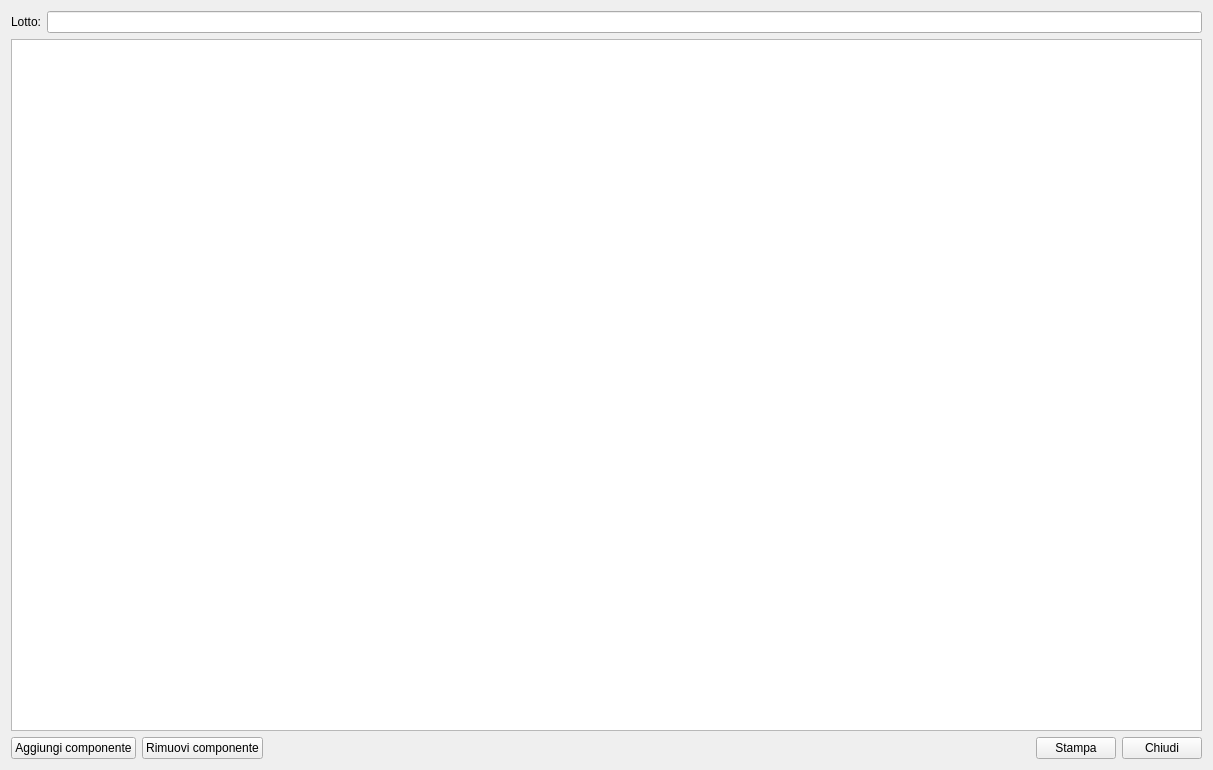
<?xml version="1.0" encoding="UTF-8"?>
<ui version="4.0">
 <class>HComposizioneLotto</class>
 <widget class="QWidget" name="HComposizioneLotto">
  <property name="windowModality">
   <enum>Qt::WindowModal</enum>
  </property>
  <property name="geometry">
   <rect>
    <x>0</x>
    <y>0</y>
    <width>1213</width>
    <height>770</height>
   </rect>
  </property>
  <property name="windowTitle">
   <string>Dettagli Lotto</string>
  </property>
  <property name="windowIcon">
   <iconset resource="icons.qrc">
    <normaloff>:/Resources/Bar-chart64.png</normaloff>:/Resources/Bar-chart64.png</iconset>
  </property>
  <layout class="QVBoxLayout" name="verticalLayout_2">
   <item>
    <layout class="QVBoxLayout" name="verticalLayout">
     <item>
      <layout class="QHBoxLayout" name="horizontalLayout_2">
       <item>
        <widget class="QLabel" name="label">
         <property name="text">
          <string>Lotto:</string>
         </property>
        </widget>
       </item>
       <item>
        <widget class="QLineEdit" name="leDesc">
         <property name="readOnly">
          <bool>true</bool>
         </property>
        </widget>
       </item>
      </layout>
     </item>
     <item>
      <widget class="QTableView" name="tableView">
       <property name="editTriggers">
        <set>QAbstractItemView::NoEditTriggers</set>
       </property>
       <property name="alternatingRowColors">
        <bool>true</bool>
       </property>
       <property name="selectionMode">
        <enum>QAbstractItemView::SingleSelection</enum>
       </property>
       <property name="selectionBehavior">
        <enum>QAbstractItemView::SelectRows</enum>
       </property>
       <property name="sortingEnabled">
        <bool>true</bool>
       </property>
       <attribute name="verticalHeaderVisible">
        <bool>false</bool>
       </attribute>
      </widget>
     </item>
    </layout>
   </item>
   <item>
    <layout class="QHBoxLayout" name="horizontalLayout">
     <item>
      <widget class="QPushButton" name="pbAdd">
       <property name="text">
        <string>Aggiungi componente</string>
       </property>
       <property name="icon">
        <iconset resource="icons.qrc">
         <normaloff>:/Resources/Download.PNG</normaloff>:/Resources/Download.PNG</iconset>
       </property>
       <property name="iconSize">
        <size>
         <width>32</width>
         <height>32</height>
        </size>
       </property>
       <property name="checkable">
        <bool>false</bool>
       </property>
      </widget>
     </item>
     <item>
      <widget class="QPushButton" name="pbRemove">
       <property name="text">
        <string>Rimuovi componente</string>
       </property>
       <property name="icon">
        <iconset resource="icons.qrc">
         <normaloff>:/Resources/Upload.PNG</normaloff>:/Resources/Upload.PNG</iconset>
       </property>
       <property name="iconSize">
        <size>
         <width>32</width>
         <height>32</height>
        </size>
       </property>
      </widget>
     </item>
     <item>
      <spacer name="horizontalSpacer">
       <property name="orientation">
        <enum>Qt::Horizontal</enum>
       </property>
       <property name="sizeHint" stdset="0">
        <size>
         <width>40</width>
         <height>20</height>
        </size>
       </property>
      </spacer>
     </item>
     <item>
      <widget class="QPushButton" name="pbPrint">
       <property name="text">
        <string>Stampa</string>
       </property>
       <property name="icon">
        <iconset resource="icons.qrc">
         <normaloff>:/Resources/Printer-icon.png</normaloff>:/Resources/Printer-icon.png</iconset>
       </property>
       <property name="iconSize">
        <size>
         <width>32</width>
         <height>32</height>
        </size>
       </property>
      </widget>
     </item>
     <item>
      <widget class="QPushButton" name="pushButton_3">
       <property name="text">
        <string>Chiudi</string>
       </property>
       <property name="icon">
        <iconset resource="icons.qrc">
         <normaloff>:/Resources/Actions-window-close-icon.png</normaloff>:/Resources/Actions-window-close-icon.png</iconset>
       </property>
       <property name="iconSize">
        <size>
         <width>32</width>
         <height>32</height>
        </size>
       </property>
      </widget>
     </item>
    </layout>
   </item>
  </layout>
 </widget>
 <resources>
  <include location="icons.qrc"/>
 </resources>
 <connections/>
</ui>
